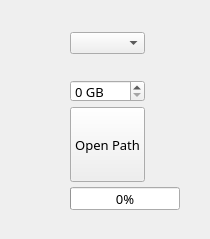
<?xml version="1.0" encoding="UTF-8"?>
<ui version="4.0">
 <class>Form</class>
 <widget class="QWidget" name="Form">
  <property name="windowModality">
   <enum>Qt::WindowModal</enum>
  </property>
  <property name="geometry">
   <rect>
    <x>0</x>
    <y>0</y>
    <width>210</width>
    <height>239</height>
   </rect>
  </property>
  <property name="font">
   <font>
    <family>KoPubWorld돋움체 Medium</family>
    <pointsize>10</pointsize>
    <weight>7</weight>
    <italic>false</italic>
    <bold>false</bold>
   </font>
  </property>
  <property name="cursor">
   <cursorShape>ArrowCursor</cursorShape>
  </property>
  <property name="windowTitle">
   <string>AFD</string>
  </property>
  <property name="windowIcon">
   <iconset>
    <normaloff>resource/afd.png</normaloff>resource/afd.png</iconset>
  </property>
  <property name="styleSheet">
   <string notr="true">font: 57 10pt &quot;KoPubWorld돋움체 Medium&quot;;</string>
  </property>
  <widget class="QPushButton" name="pushButton">
   <property name="geometry">
    <rect>
     <x>70</x>
     <y>107</y>
     <width>75</width>
     <height>75</height>
    </rect>
   </property>
   <property name="styleSheet">
    <string notr="true"/>
   </property>
   <property name="text">
    <string>Open Path</string>
   </property>
  </widget>
  <widget class="QProgressBar" name="progressBar">
   <property name="geometry">
    <rect>
     <x>70</x>
     <y>187</y>
     <width>110</width>
     <height>23</height>
    </rect>
   </property>
   <property name="value">
    <number>0</number>
   </property>
  </widget>
  <widget class="QSpinBox" name="spinBox">
   <property name="geometry">
    <rect>
     <x>70</x>
     <y>80</y>
     <width>75</width>
     <height>22</height>
    </rect>
   </property>
   <property name="suffix">
    <string> GB</string>
   </property>
   <property name="prefix">
    <string/>
   </property>
   <property name="maximum">
    <number>99999</number>
   </property>
  </widget>
  <widget class="QLabel" name="label">
   <property name="geometry">
    <rect>
     <x>70</x>
     <y>57</y>
     <width>75</width>
     <height>22</height>
    </rect>
   </property>
   <property name="text">
    <string/>
   </property>
  </widget>
  <widget class="QComboBox" name="comboBox">
   <property name="geometry">
    <rect>
     <x>70</x>
     <y>32</y>
     <width>75</width>
     <height>22</height>
    </rect>
   </property>
   <property name="styleSheet">
    <string notr="true"/>
   </property>
   <property name="currentText">
    <string/>
   </property>
  </widget>
  <widget class="QLabel" name="complete_lbl">
   <property name="geometry">
    <rect>
     <x>54</x>
     <y>210</y>
     <width>111</width>
     <height>22</height>
    </rect>
   </property>
   <property name="text">
    <string/>
   </property>
   <property name="alignment">
    <set>Qt::AlignCenter</set>
   </property>
  </widget>
 </widget>
 <resources/>
 <connections/>
</ui>
